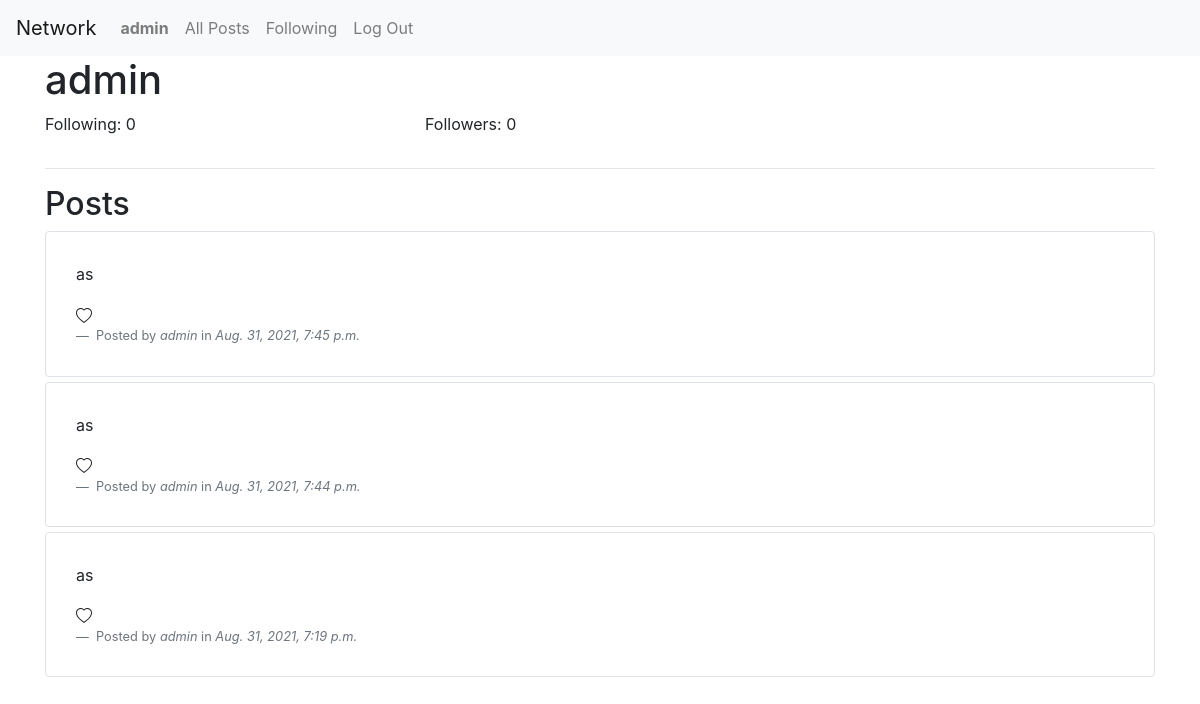
Page /u/admin (signed in) on the earlier database version.
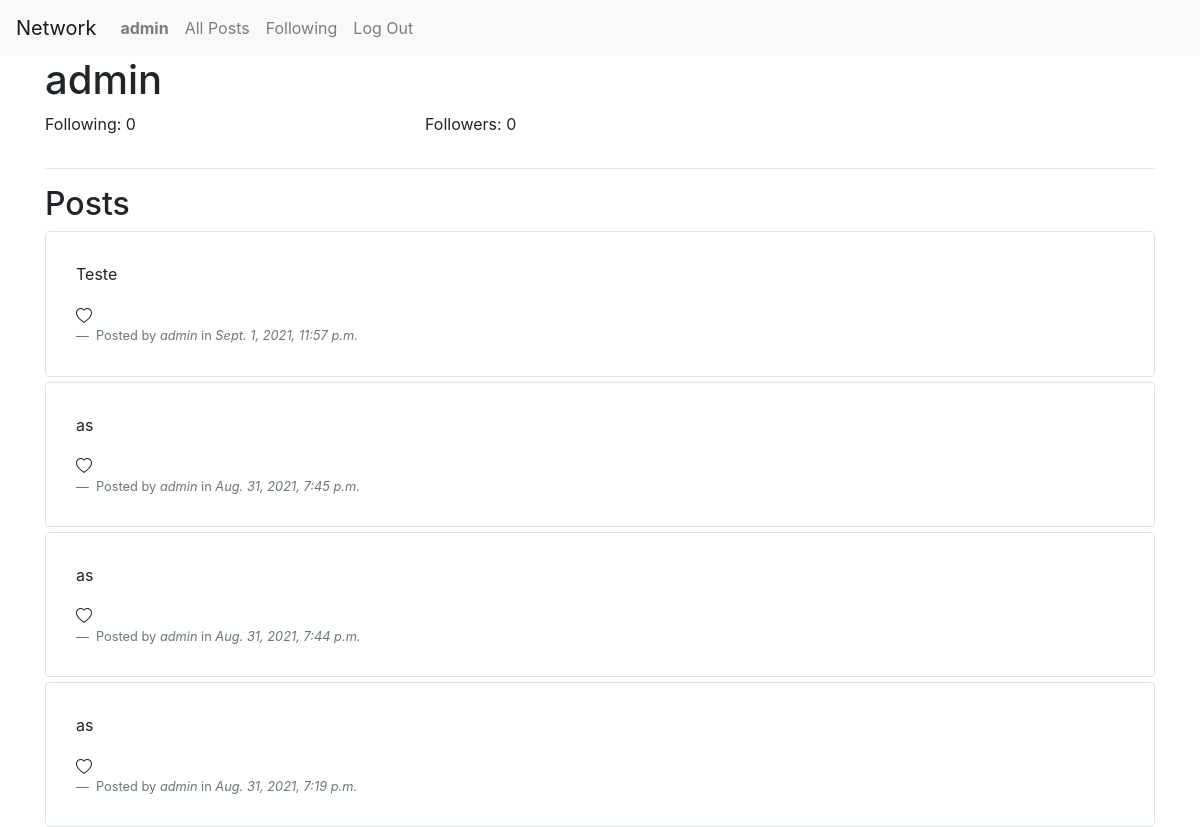
Same page on the later database version.
### network/models.py (models this page shows)
class Post(models.Model):
    author = models.ForeignKey("User", on_delete=models.CASCADE, related_name="author")
    content = models.TextField()
    dateTime = models.DateTimeField()

class User(AbstractUser):
    pass

### network/views.py (the view)
# urls.py: path("u/<str:username>",views.profile, name="profile"),
@login_required
def profile(request, username):
    if request.method == "GET":
        user = functions.ProfileData().get(request.user.username)
        return render(
            request,
            "network/profile.html",
            {
                "profile": functions.ProfileData().get(username),
                "isFollowing": user.checkIfIsFollowing(username),
            },
        )
    elif (
        request.method == "POST"
    ):  # Create a form in the view that the submit button follows.
        functions.followOrUnfollowFollowedFollowing(username, request.user.username)
        return HttpResponseRedirect(reverse("profile", args=[username]))

### network/functions.py (called while the page is built)
    def checkIfIsFollowing(self, username):
        selfDataQuery = User.objects.get(username=self.username)
        userToCheckDataQuery = User.objects.get(username=username)
        followRelationQuery = FollowRelations.objects.filter(
            following=selfDataQuery
        ).filter(followed=userToCheckDataQuery)
        if followRelationQuery.count() > 0:
            return True
        return False

    def get(self, username):
        userModelData = User.objects.get(username=username)
        postModelData = Post.objects.filter(author=userModelData).order_by("-dateTime")
        self.username = username
        self.following = FollowRelations.objects.filter(
            following=userModelData
        ).count()
        self.followers = FollowRelations.objects.filter(
            followed=userModelData
        ).count()
        for post in postModelData:
            self.posts.append(post)
        return self

### network/templates/network/profile.html (shortened to what this page needs)
{% extends "network/layout.html" %}
{% block body %}
    <h1>{{ profile.username }}</h1>
    <div class="row">
        <div class="col">
            <p>Following: {{ profile.following }}</p>
        </div>
        <div class="col">
            <p>Followers: {{ profile.followers }}</p>
        </div>
        <div class="col">
        </div>
    </div>
    <hr>
    <h2>Posts</h2>
    <div class="posts">
        {% for post in profile.posts %}
        <div class="PostsDiv border rounded">
            <p>{{ post.content }}</p>
            <span> {{ post.likes }}</span>
            <footer class="blockquote-footer">
                Posted by <cite title="Source Title">{{ post.author }} </cite>in<cite tittle="Source Title"> {{ post.dateTime}}</cite>
            </footer>
        </div>
        {% endfor %}
    </div>
{% endblock %}

Differences in the rows shown:
added Post: content "Teste", author "admin", dateTime "Sept. 1, 2021, 11:57 p.m."
